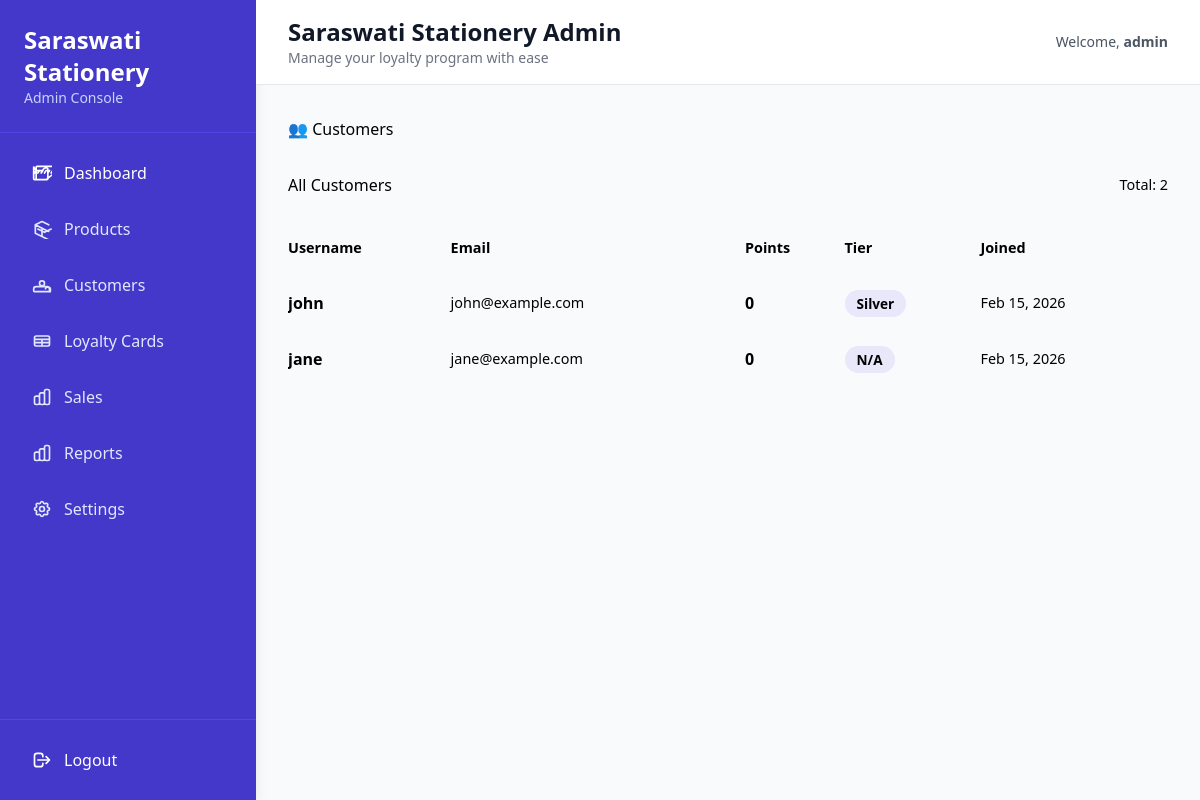
The page /admin/customers (signed in) on the database its author committed.
### models.py (models this page shows, shortened)
class User(UserMixin, db.Model):
    id = db.Column(db.Integer, primary_key=True)
    username = db.Column(db.String(150), unique=True, nullable=False)
    email = db.Column(db.String(150), unique=True, nullable=False)
    password = db.Column(db.String(150), nullable=False)
    role = db.Column(db.String(50), default='customer') # 'admin' or 'customer'
    created_at = db.Column(db.DateTime, default=datetime.utcnow)
    sales = db.relationship('Sale', backref='user', lazy=True)
    loyalty_card = db.relationship('LoyaltyCard', backref='user', uselist=False, lazy=True)
    @property
    def is_admin(self):
        return self.role == 'admin'

class LoyaltyCard(db.Model):
    id = db.Column(db.Integer, primary_key=True)
    user_id = db.Column(db.Integer, db.ForeignKey('user.id'), unique=True, nullable=False)
    points = db.Column(db.Integer, default=0)
    tier = db.Column(db.String(50), default='Silver') # Silver, Gold, Platinum

### app.py (the view)
@app.route('/admin/customers')
@login_required
def admin_customers():
    if not current_user.is_admin:
        abort(403)
    customers = User.query.filter_by(role='customer').all()
    return render_template('admin/customers.html', customers=customers)

### app.py (called while the page is built)
@login_manager.user_loader
def load_user(user_id):
    return User.query.get(int(user_id))

### templates/admin/customers.html
{% extends "admin/base_admin.html" %}
{% block content %}
<h2 style="margin-bottom: 2rem;">👥 Customers</h2>
<div class="card">
    <div style="display: flex; justify-content: space-between; align-items: center; margin-bottom: 1.5rem;">
        <h3>All Customers</h3>
        <p style="color: var(--text-muted); font-size: 0.9rem;">Total: {{ customers|length }}</p>
    </div>
    <div style="overflow-x: auto;">
        <table style="width: 100%; border-collapse: collapse;">
            <thead>
                <tr style="text-align: left; border-bottom: 2px solid var(--border); color: var(--text-muted); font-size: 0.9rem;">
                    <th style="padding: 1rem 0;">Username</th>
                    <th style="padding: 1rem 0;">Email</th>
                    <th style="padding: 1rem 0;">Points</th>
                    <th style="padding: 1rem 0;">Tier</th>
                    <th style="padding: 1rem 0;">Joined</th>
                </tr>
            </thead>
            <tbody>
                {% for customer in customers %}
                <tr style="border-bottom: 1px solid var(--border);">
                    <td style="padding: 1rem 0; font-weight: 600;">{{ customer.username }}</td>
                    <td style="padding: 1rem 0; color: var(--text-muted); font-size: 0.9rem;">{{ customer.email }}</td>
                    <td style="padding: 1rem 0; font-weight: 700; color: var(--primary);">{{ customer.loyalty_card.points if customer.loyalty_card else 0 }}</td>
                    <td style="padding: 1rem 0;">
                        <span style="background: rgba(79, 70, 229, 0.1); color: var(--primary); padding: 0.25rem 0.75rem; border-radius: 2rem; font-size: 0.85rem; font-weight: 600;">
                            {{ customer.loyalty_card.tier if customer.loyalty_card else 'N/A' }}
                        </span>
                    </td>
                    <td style="padding: 1rem 0; color: var(--text-muted); font-size: 0.9rem;">{{ customer.created_at.strftime('%b %d, %Y') if customer.created_at else 'N/A' }}</td>
                </tr>
                {% else %}
                <tr>
                    <td colspan="5" style="padding: 2rem; text-align: center; color: var(--text-muted);">No customers found.</td>
                </tr>
                {% endfor %}
            </tbody>
        </table>
    </div>
</div>
{% endblock %}

### templates/admin/base_admin.html (shortened to what this page needs)
<!DOCTYPE html>
<html lang="en">
<head>
  <script src="https://cdn.tailwindcss.com"></script>
</head>
<body class="bg-gray-50">
<div class="flex h-screen">
  <aside class="w-64 bg-indigo-700 text-white flex flex-col shadow-lg">
    <div class="p-6 border-b border-indigo-600">
      <h1 class="text-2xl font-bold">Saraswati Stationery</h1>
      <p class="text-indigo-200 text-sm">Admin Console</p>
    </div>
    <nav class="flex-1 p-4 space-y-2 overflow-y-auto">
      <a href="{{ url_for('admin_dashboard') }}"
         class="flex items-center gap-3 px-4 py-3 rounded-lg hover:bg-indigo-600 transition text-white font-medium group">
        <span>Dashboard</span>
      </a>
      <a href="{{ url_for('admin_products') }}"
         class="flex items-center gap-3 px-4 py-3 rounded-lg hover:bg-indigo-600 transition text-indigo-100 font-medium">
        <svg class="w-5 h-5" fill="none" stroke="currentColor" viewBox="0 0 24 24">
          <path stroke-linecap="round" stroke-linejoin="round" stroke-width="2" d="M20 7l-8-4-8 4m0 0l8 4m-8-4v10l8 4m0-10l8 4m-8-4v10l8 4M7 12l8 4m0 0l8-4"></path>
        </svg>
        <span>Products</span>
      </a>
      <a href="{{ url_for('admin_customers') }}"
         class="flex items-center gap-3 px-4 py-3 rounded-lg hover:bg-indigo-600 transition text-indigo-100 font-medium">
        <svg class="w-5 h-5" fill="none" stroke="currentColor" viewBox="0 0 24 24">
          <path stroke-linecap="round" stroke-linejoin="round" stroke-width="2" d="M17 20h5v-2a3 3 0 00-5.856-1.487M15 10a3 3 0 11-6 0 3 3 0 016 0zM4 20h16c.552 0 1-.448 1-1v-2a3 3 0 00-3-3H5a3 3 0 00-3 3v2c0 .552.448 1 1 1z"></path>
        </svg>
        <span>Customers</span>
      </a>
      <a href="{{ url_for('admin_loyalty_cards') }}"
         class="flex items-center gap-3 px-4 py-3 rounded-lg hover:bg-indigo-600 transition text-indigo-100 font-medium">
        <svg class="w-5 h-5" fill="none" stroke="currentColor" viewBox="0 0 24 24">
          <path stroke-linecap="round" stroke-linejoin="round" stroke-width="2" d="M3 10h18M3 14h18m-9-4v8m-7 0h14a2 2 0 002-2V8a2 2 0 00-2-2H5a2 2 0 00-2 2v8a2 2 0 002 2z"></path>
        </svg>
        <span>Loyalty Cards</span>
      </a>
      <a href="{{ url_for('admin_sales') }}"
         class="flex items-center gap-3 px-4 py-3 rounded-lg hover:bg-indigo-600 transition text-indigo-100 font-medium">
        <span>Sales</span>
      </a>
      <a href="{{ url_for('admin_reports') }}"
         class="flex items-center gap-3 px-4 py-3 rounded-lg hover:bg-indigo-600 transition text-indigo-100 font-medium">
        <span>Reports</span>
      </a>
      <a href="{{ url_for('admin_settings') }}"
         class="flex items-center gap-3 px-4 py-3 rounded-lg hover:bg-indigo-600 transition text-indigo-100 font-medium">
        <span>Settings</span>
      </a>
    </nav>
    <div class="p-4 border-t border-indigo-600 space-y-2">
      <a href="{{ url_for('logout') }}"
         class="flex items-center gap-3 px-4 py-3 rounded-lg hover:bg-red-600 transition text-white font-medium">
        <svg class="w-5 h-5" fill="none" stroke="currentColor" viewBox="0 0 24 24">
          <path stroke-linecap="round" stroke-linejoin="round" stroke-width="2" d="M17 16l4-4m0 0l-4-4m4 4H7m6 4v1a3 3 0 01-3 3H6a3 3 0 01-3-3V7a3 3 0 013-3h4a3 3 0 013 3v1"></path>
        </svg>
        <span>Logout</span>
      </a>
    </div>
  </aside>
  <main class="flex-1 overflow-y-auto">
    <div class="bg-white border-b border-gray-200 px-8 py-4 flex justify-between items-center">
      <div>
        <h2 class="text-2xl font-bold text-gray-900">Saraswati Stationery Admin</h2>
        <p class="text-gray-500 text-sm">Manage your loyalty program with ease</p>
      </div>
      <div class="flex items-center gap-4">
        <span class="text-gray-600 text-sm">Welcome, <span class="font-semibold">{{ current_user.username }}</span></span>
      </div>
    </div>
    <div class="p-8">
      {% block content %}{% endblock %}
    </div>
  </main>
</div>
</body>
</html>

### rows shown on the page
User: username "admin"
User: username "john", email "john@example.com", loyalty_card "0", loyalty_card "Silver", created_at "Feb 15, 2026"
User: username "jane", email "jane@example.com", loyalty_card "0", loyalty_card "N/A", created_at "Feb 15, 2026"

### other values the page prints
{{ customers|length }} "2"
